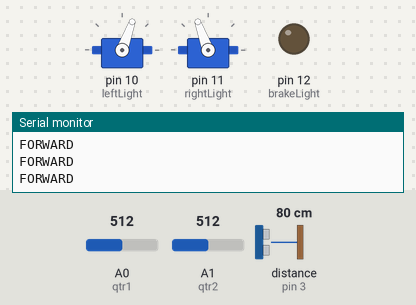
A sketch run on a simulated Arduino Uno, built with avr-gcc and run on an emulated ATmega328P. Shown: 2 × servo, output pins drawn as LEDs (lit = HIGH), the last lines printed to the serial monitor. The test bench sets the inputs (shaded band); at power-on: distance to the obstacle (sensor on pin 3) 80 cm, A1 (qtr2) = 512, A0 (qtr1) = 512. Pins used as bus, display or sensor lines are not drawn.

Above: at 1.2 s.
1.3 s: distance to the obstacle (sensor on pin 3) set to 17 cm
2.8 s: distance to the obstacle (sensor on pin 3) set to 14 cm
At 4.0 s:
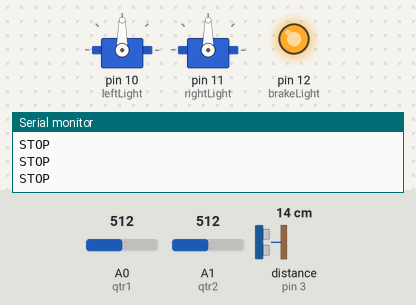
4.3 s: distance to the obstacle (sensor on pin 3) set to 250 cm
At 5.4 s:
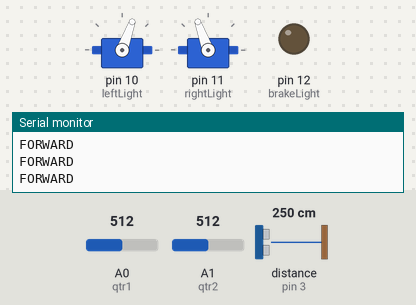
5.8 s: A1 (qtr2) set to 786
7.3 s: A1 (qtr2) set to 807
At 7.9 s:
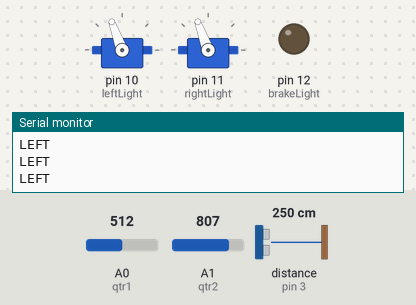
8.8 s: A0 (qtr1) set to 892
11.8 s: A0 (qtr1) set to 908
At 12.3 s:
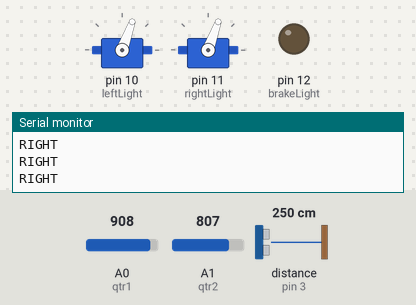
Timing chart, 0 to 14.3 s (numbered marks = the images above; inputs shaded):
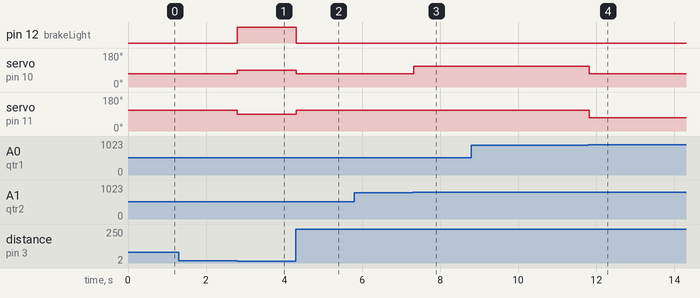

Measured:
- the behaviour switches between 16 and 15 cm on distance to the obstacle (sensor on pin 3) (found by bisection; images 0 and 1)
- the behaviour switches between 800 and 801 on A1 (qtr2) (found by bisection; images 2 and 3)
- the behaviour switches between 900 and 901 on A0 (qtr1) (found by bisection; images 3 and 4)
- after the input at 2.8 s, pin 12 (brakeLight): LOW → HIGH at once; servo on pin 10 (leftLight): 70° → 90° at once; servo on pin 11 (rightLight): 110° → 90° at once
- after the input at 4.3 s, pin 12 (brakeLight): HIGH → LOW at once; servo on pin 10 (leftLight): 90° → 70° at once; servo on pin 11 (rightLight): 90° → 110° at once
- after the input at 7.3 s, servo on pin 10 (leftLight): 70° → 110° at once
- after the input at 11.8 s, servo on pin 10 (leftLight), servo on pin 11 (rightLight): 110° → 70° at once

The sketch:

MAIN2.ino
```cpp
#include <Servo.h>
#include <Ultrasonic.h>
Servo leftServo;
Servo rightServo;
Ultrasonic sonic1(5,3);
const int qtr1 = A0;
const int qtr2 = A1;
int rightQtrThreshold = 900;
int leftQtrThreshold = 800;
boolean go = true;
boolean backup = false;
int brakeLight = 12;
int leftLight = 10;
int rightLight = 11;
void setup() {
  rightServo.attach(10);
  leftServo.attach(11);
  rightServo.write(90);
  leftServo.write(90);
  pinMode(A0, INPUT);
  pinMode(A1, INPUT);
  pinMode(brakeLight, OUTPUT);
  pinMode(leftLight, OUTPUT);
  pinMode(rightLight, OUTPUT);
  Serial.begin(9600);
  // put your setup code here, to run once:

}

void loop() {
  // put your main code here, to run repeatedly
  int right = checkQtrRight();
  int left = checkQtrLeft();
  if (checkUltra() > 15){
    digitalWrite(brakeLight, LOW);
    if (right > rightQtrThreshold){
      goRight();
      Serial.println("RIGHT");
      digitalWrite(rightLight, HIGH);
      digitalWrite(leftLight, LOW);
    }else if (left > leftQtrThreshold){
      goLeft();
      Serial.println("LEFT");
      digitalWrite(leftLight, HIGH);
      digitalWrite(rightLight, LOW);
    }else{
     goForward();
     digitalWrite(leftLight, HIGH);
     digitalWrite(rightLight, HIGH);
     Serial.println("FORWARD");
    }
  }else{
    digitalWrite(brakeLight, HIGH);
    digitalWrite(leftLight, LOW);
    digitalWrite(rightLight, LOW);
    rightServo.write(90);
    leftServo.write(90);
    Serial.println("STOP");
  }
//  checkQtrLeft();
}
int checkQtrLeft(){
  int val = analogRead(qtr2);
//  Serial.println(val);
  return val;
}
int checkQtrRight(){
  int val = analogRead(qtr1);
//  Serial.println(val);
  return val;
}
int checkUltra(){
  int val = sonic1.read();
//  delayMicroseconds(1000);
//  Serial.println(val);
  return val;
}
void beep(unsigned char delayms){
  analogWrite(3, 50);
}

void goForward(){
  rightServo.write(70);
  leftServo.write(110);
}
void goRight(){
  rightServo.write(70);
  leftServo.write(70);
}
void goLeft(){
  rightServo.write(110);
  leftServo.write(110);
}
void goBack(){
  rightServo.write(110);
  leftServo.write(70);
}
```
